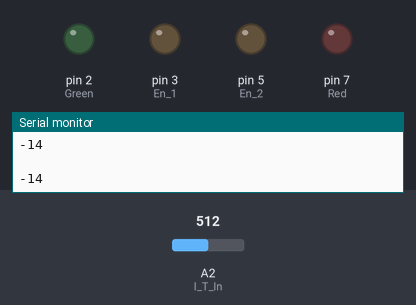
The sketch below on a simulated Arduino Uno, built with avr-gcc and run on an emulated ATmega328P. Shown: output pins drawn as LEDs (lit = HIGH), the last lines printed to the serial monitor. Dashed ring = blinking. The inputs (shaded band) are chosen by the test bench; at power-on: A2 (I_T_In) = 512. Pins used as bus, display or sensor lines are not drawn.

Above: at 1.2 s.
1.3 s: A2 (I_T_In) set to 22
2.8 s: A2 (I_T_In) set to 18
At 3.0 s:
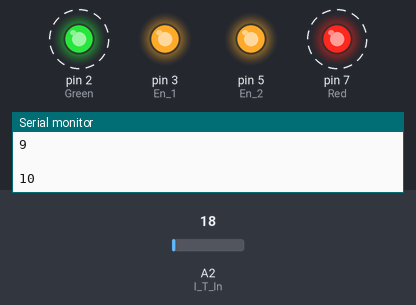
5.8 s: A2 (I_T_In) set to 122
At 6.4 s:
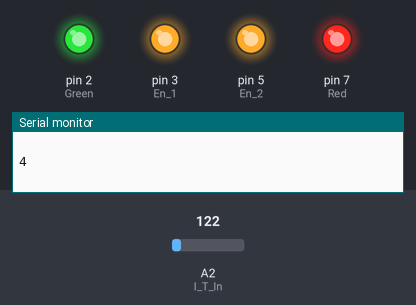
7.3 s: A2 (I_T_In) set to 0
At 7.62 s:
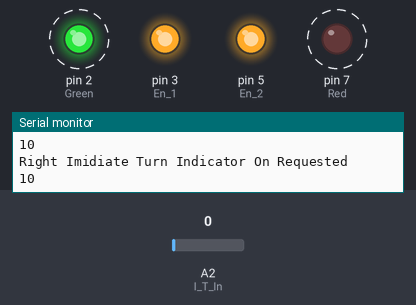
Timing chart, 0 to 11.3 s (numbered marks = the images above; inputs shaded):
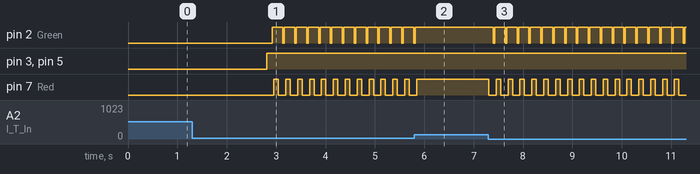

Measured:
- the behaviour switches between 20 and 19 on A2 (I_T_In) (found by bisection; images 0 and 1)
- after the input at 2.8 s, pin 2 (Green): alternates HIGH for 0.21 s and LOW for 0.03 s, starting after 0.13 s; pin 3 (En_1), pin 5 (En_2): LOW → HIGH at once; pin 7 (Red): alternates HIGH for 0.09 s and LOW for 0.15 s, starting after 0.16 s
- after the input at 5.8 s, pin 2 (Green), pin 7 (Red): goes on until 5.8 s, then stays HIGH
- after the input at 7.3 s, pin 2 (Green): alternates HIGH for 0.21 s and LOW for 0.03 s, starting after 0.10 s; pin 7 (Red): alternates HIGH for 0.09 s and LOW for 0.15 s, starting at once

The sketch:

I_Turn_Indicat_v01.ino
```cpp
//Immidate Turn Indicator Pins Assesment
int Green=2; // OUT 1  // IN1
int Vcc=4;   //OUT 2   //IN2
int Red=7;   //OUT 3    //IN 3
int Blue=8;  // OUT 4  //IN 4

int En_1=3;  //  Green , Vcc
int En_2=5;  //   Red , Blue

//Input JoyPad _____2
int I_T_In = A2;


void setup() {
Serial.begin(9600);
pinMode(I_T_In,INPUT_PULLUP);
pinMode(Red,OUTPUT);
pinMode(Green,OUTPUT);
pinMode(En_1,OUTPUT);
pinMode(Vcc,OUTPUT);
pinMode(En_2,OUTPUT);


}

void loop() {
     int I_T_I_in=analogRead(I_T_In);
     //Serial.println(I_T_I_in);
     int I_T_M=map(I_T_I_in, 217, 19, 0, 10);
     Serial.println(I_T_M);
   switch (I_T_M) {
        case 0:
        Im_Tu_In();
        //delay(1000);
         Serial.println("Left Imidiate Turn Indicator On Requested");
        break;
        case 10:
         Im_Tu_In();
         Serial.println("Right Imidiate Turn Indicator On Requested");
        break;

default:
Serial.println("  ");
}


}
//---------------------------------------------------------------------Imidiate Turn Indicator--------------------------------------------------------------------------//
void Im_Tu_In()
{

//full_E_ON();
digitalWrite(En_1,HIGH);  //Enable Channel 1
digitalWrite(En_2,HIGH);  //Enable Channel 2


//Feed POWER to LEDs

digitalWrite(Vcc,HIGH);  // Generate on OUT 2 ----> +12v


//On Red LED
digitalWrite(Red,LOW); //RED Glow As low
delay(60);
// On Blue LED
digitalWrite(Blue,LOW); //RED Glow As low
delay(30);

//Green LED Flash 30ms
digitalWrite(Green,LOW); //RED Glow As low
delay(30);
digitalWrite(Green,HIGH); //RED Glow As low
delay(30);

digitalWrite(Red,HIGH); //RED Glow As low
delay(60);
digitalWrite(Blue,HIGH); //RED Glow As low
delay(30);

}
```
